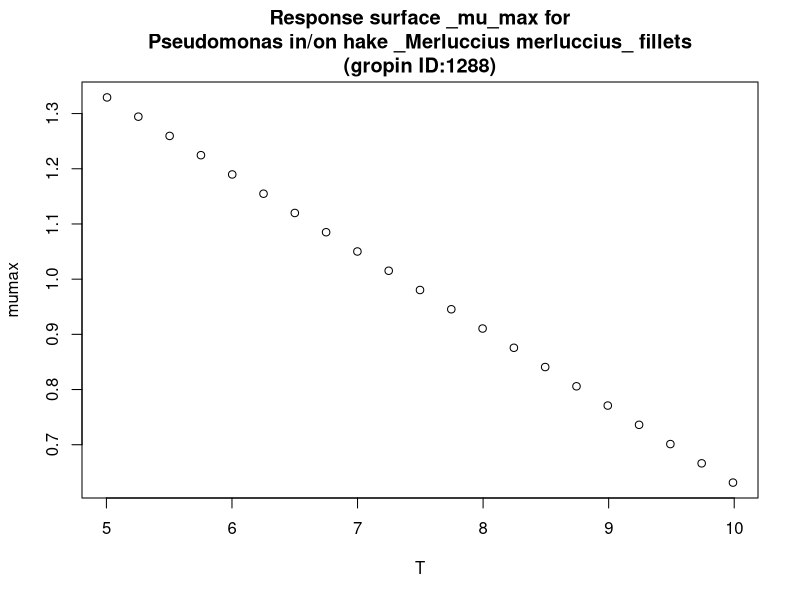

Recreate this plot in R.
#############################
# start of Parameter script
#############################
T <- seq(5.005,9.99000999000999,length.out=21)
#############################
# end of Parameter script
#############################
############################# 
# start of Model script Gropin ID 1288 
#############################
 
# constant coefficients for this model
 
variables <- data.frame(T)
argumentsPar <- unique.data.frame(expand.grid(variables))
 
# heart of the model
response_surface <- function(T) {
   mumax <-(-0.14*T+2.03)

	return(mumax=mumax)
} 

# output parameters
responseSurface <- cbind(argumentsPar,response_surface(argumentsPar['T']))
colnames(responseSurface) <- c(colnames(argumentsPar),'mumax')
#############################
# End of Model script
#############################
############################# 
# start of Visualisation script Gropin ID 1288 
#############################
titleText <-'Response surface _mu_max for
Pseudomonas in/on hake _Merluccius merluccius_ fillets
(gropin ID:1288)'
plot(T,responseSurface$'mumax',xlab='T',
                          ylab='mumax',main=titleText)
#############################
# End of Visualisation script
#############################
